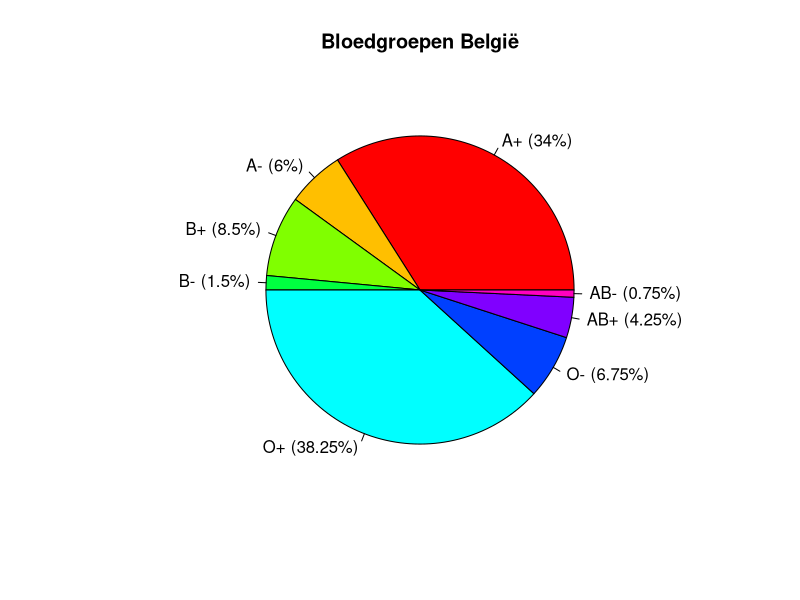
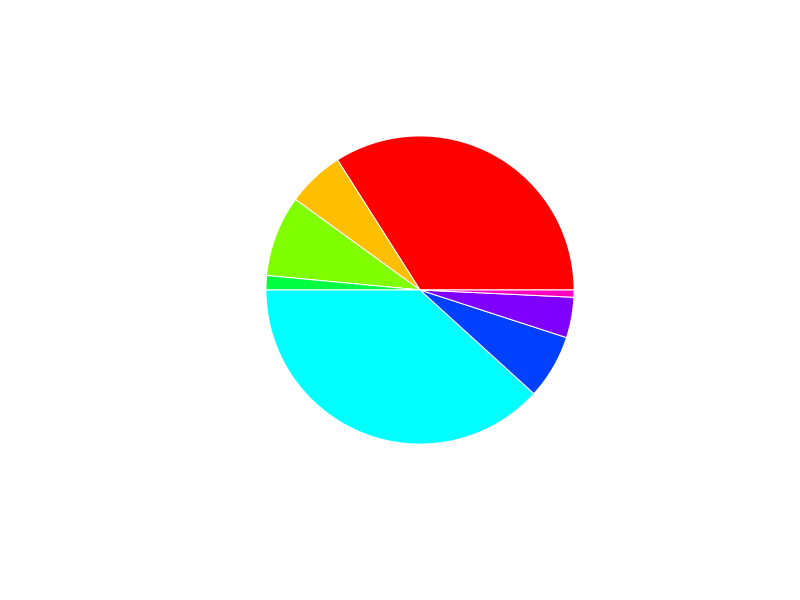

The R source for these figures, in order:
# Bloedgroepen
type <- c("A+", "A-", "B+", "B-", "O+", "O-", "AB+", "AB-")
percentage <- c(34, 6, 8.5, 1.5, 38.25, 6.75, 4.25, 0.75)

# Labels aanmaken
labels <- paste0(type," (", percentage, "%)")

res <- 300
# Plot
png("plot.png",
    res = res,
    width = 480 / 72 * res,
    height = 480 / 72 * res,
    antialias = "none")
par(bg = NA)
par(fg = "black")
pie(percentage,
    main = "Bloedgroepen België",
    labels = labels,
    col = rainbow(length(type)))
dev.off()

# Plot
png("plot_dark.png",
    res = res,
    width = 480 / 72 * res,
    height = 480 / 72 * res,
    antialias = "none")
par(bg = NA)
par(fg = "white")
pie(percentage,
    main = "Bloedgroepen België",
    labels = labels,
    col = rainbow(length(type)),
    border = "white",
    col.main = "white",
    col.lab = "white",
    col.axis = "white" )
dev.off()